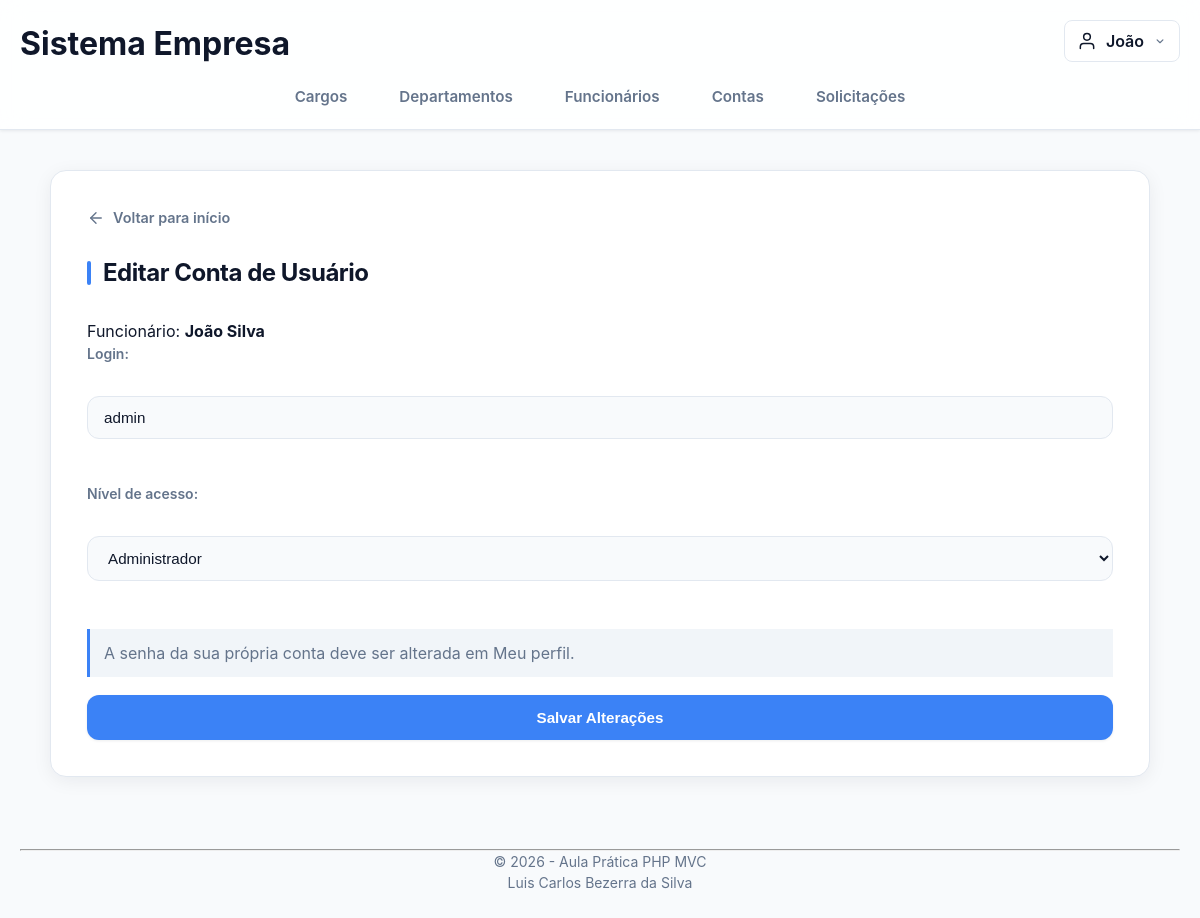
/index.php?action=editarConta&id=1 (signed in), run on the app's committed database.
### tables this page shows
CREATE TABLE dboConta (
    login VARCHAR(100) NOT NULL UNIQUE,
    senha VARCHAR(255) NOT NULL,
    foto VARCHAR(255) NULL,
    nivelAcesso TINYINT NOT NULL DEFAULT 1
        COMMENT '0=ADM, 1=FUNCIONARIO',
    funcional INT PRIMARY KEY,
    CONSTRAINT fkFunc
        FOREIGN KEY (funcional)
        REFERENCES dboFuncionario(funcional)
);

CREATE TABLE dboFuncionario (
    funcional INT AUTO_INCREMENT PRIMARY KEY,
    cpf CHAR(11) NOT NULL UNIQUE,
    nome VARCHAR(40) NOT NULL,
    telefone CHAR(15),
    endereco VARCHAR(500) NOT NULL,
    codDepartamento INT NOT NULL,
    codCargo INT NOT NULL,
    CONSTRAINT fkCodFun
        FOREIGN KEY (codCargo)
        REFERENCES dboCargo(codCargo),
    CONSTRAINT fkCodDepto
        FOREIGN KEY (codDepartamento)
        REFERENCES dboDepartamento(codDepartamento)
);

### controller/contaController.php (called while the page is built, shortened)
<?php
require_once __DIR__ . '/../model/contaModel.php';
class ContaController {
    public function editar() {
        $conta = (new Conta())->buscarPorId($_GET['id'] ?? null);
        $editandoPropriaConta = (int) $conta['funcional'] === (int) ($_SESSION['usuario_funcional'] ?? 0);
        include __DIR__ . "/../view/contaEditar.php";
    }
}
?>

### index.php (called while the page is built)
<?php
    require_once "controller/routes.php";
?>

### config/conexao.php (called while the page is built)
<?php
class Conexao
{
    public static function getConn()
    {
        $host = "127.0.0.1";
        $port = "3307";
        $dbname = "dboEmpresaMvc";
        $user = "root";
        $pass = "";
        try {
            $conexao = new PDO(
                "mysql:host=$host;port=$port;dbname=$dbname;charset=utf8",
                $user,
                $pass
            );
            $conexao->setAttribute(
                PDO::ATTR_ERRMODE,
                PDO::ERRMODE_EXCEPTION
            );
            return $conexao;
        } catch (PDOException $e) {
            die("Erro na conexão: " . $e->getMessage());
        }
    }
}

### model/contaModel.php (called while the page is built, shortened)
<?php
    require_once __DIR__ . '/../config/conexao.php';
    class Conta {
        public function buscarPorId($funcional) {
            $sql = "SELECT c.*, f.nome FROM dboConta c INNER JOIN dboFuncionario f ON c.funcional = f.funcional WHERE c.funcional = :funcional";
            $stmt = Conexao::getConn()->prepare($sql);
            $stmt->bindValue(':funcional', $funcional, PDO::PARAM_INT);
            $stmt->execute();
            return $stmt->fetch(PDO::FETCH_ASSOC);
        }
    }
?>

### view/contaEditar.php (the view, shortened to what this page needs)
<?php
include __DIR__ . '/include/cabecalho.php'; ?>
<?php $conta = $conta ?? []; ?>
<?php $editandoPropriaConta = $editandoPropriaConta ?? false; ?>
<h2>Editar Conta de Usuário</h2>
<form action="index.php?action=atualizarConta" method="POST" class="form-grupo" onsubmit="return confirmarAlteracoes(event, this, 'da conta')">
    <p>Funcionário: <strong><?= htmlspecialchars($conta['nome']) ?></strong></p>
    <label class="form-label">Login:</label><br>
    <input type="text" name="login" class="form-input" required value="<?= htmlspecialchars($conta['login']) ?>"><br>
    <label class="form-label">Nível de acesso:</label><br>
    <select name="nivelAcesso" class="form-input" required>
        <option value="0" <?= $conta['nivelAcesso'] == 0 ? 'selected' : '' ?>>Administrador</option>
    </select><br>
    <?php if ($editandoPropriaConta): ?>
        <p class="conta-aviso-senha">A senha da sua própria conta deve ser alterada em Meu perfil.</p>
    <?php else: ?>
        <label class="form-label">Nova senha (deixe em branco para manter):</label><br>
        <input type="password" name="senha" class="form-input"><br>
    <?php endif; ?>
    <button type="submit" class="btn-save">Salvar Alterações</button>
</form>
<?php include __DIR__ . '/include/rodape.php'; ?>

### view/css/estilo.css (style rules this page uses)
:root { --bg-main: #f8fafc; --bg-surface: #ffffff; --bg-surface-hover: #f1f5f9; --border-color: #e2e8f0; --border-focus: #3b82f6; --primary: #3b82f6; --primary-hover: #2563eb; --text-main: #0f172a; --text-muted: #64748b; --radius-sm: 8px; --radius-md: 12px; --radius-lg: 16px; --shadow-sm: 0 1px 3px rgba(15, 23, 42, 0.08); --shadow-md: 0 4px 20px -2px rgba(15, 23, 42, 0.08); --shadow-glow: 0 0 0 3px rgba(59, 130, 246, 0.2); --transition-fast: 0.2s cubic-bezier(0.4, 0, 0.2, 1); }
* { margin: 0; padding: 0; box-sizing: border-box; }
body { font-family: 'Inter', system-ui, -apple-system, BlinkMacSystemFont, 'Segoe UI', Roboto, sans-serif; background-color: var(--bg-main); color: var(--text-main); min-height: 100vh; line-height: 1.5; -webkit-font-smoothing: antialiased; }
.conta-aviso-senha { margin: 4px 0 18px; padding: 12px 14px; border-left: 3px solid var(--primary); background: var(--bg-surface-hover); color: var(--text-muted); }
h2 { font-size: 1.5rem; font-weight: 700; color: var(--text-main); margin-bottom: 28px; letter-spacing: -0.02em; display: flex; align-items: center; gap: 12px; }
h2::before { content: ''; display: inline-block; width: 4px; height: 24px; background: var(--primary); border-radius: 4px; }
.form-grupo { display: flex; flex-direction: column; }
.form-label { font-weight: 600; margin-bottom: 8px; color: var(--text-muted); font-size: 0.875rem; }
.form-input { padding: 12px 16px; margin-bottom: 20px; background-color: #f8fafc; border: 1px solid var(--border-color); border-radius: var(--radius-md); color: var(--text-main); font-size: 0.95rem; transition: var(--transition-fast); }
.form-input::placeholder { color: #94a3b8; }
.btn-save { background: var(--primary); color: #ffffff; border: none; padding: 14px 24px; cursor: pointer; border-radius: var(--radius-md); font-weight: 600; font-size: 0.95rem; transition: var(--transition-fast); box-shadow: var(--shadow-sm); }

### data on the page
dboconta: funcional.nome "João Silva", login "admin", nivelAcesso "Administrador"

### other printed values
$primeiroNome "João"
